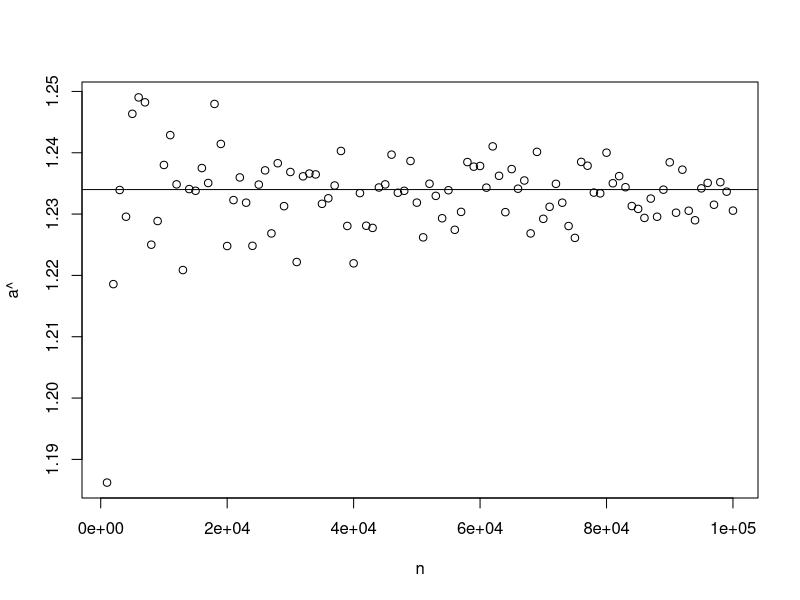
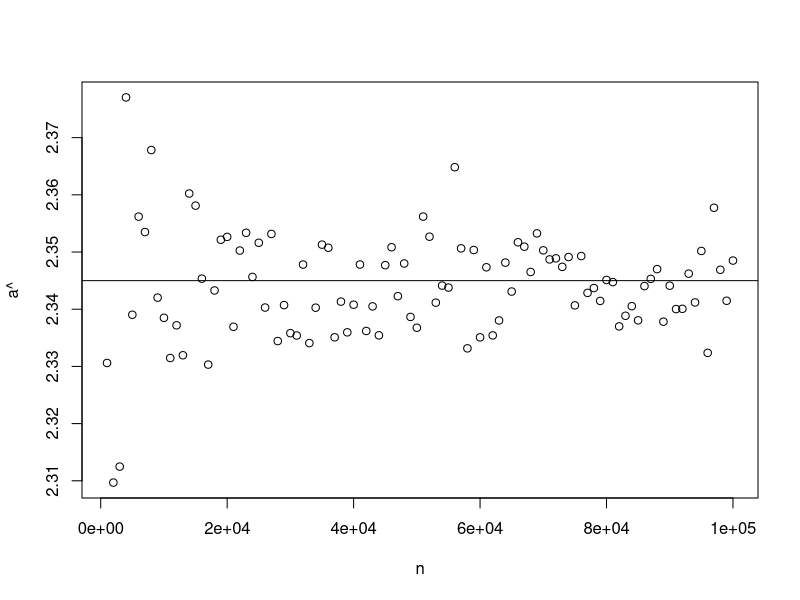
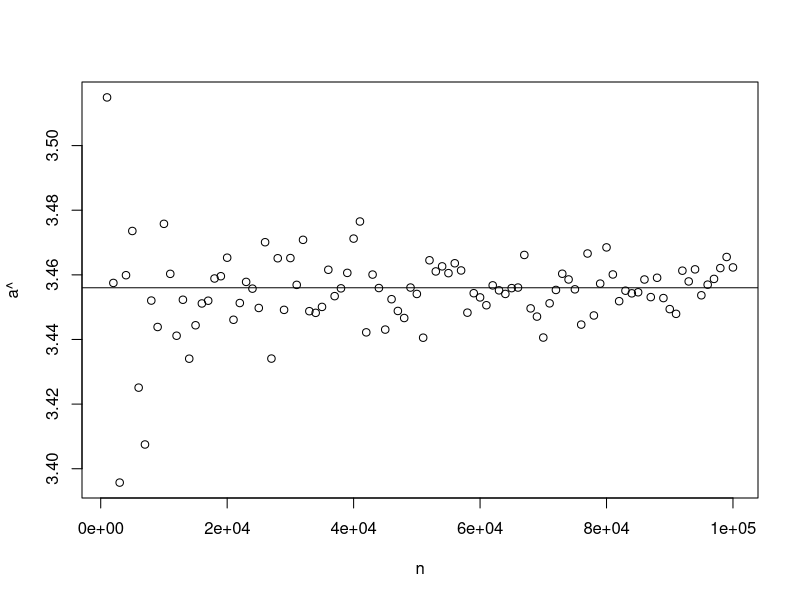
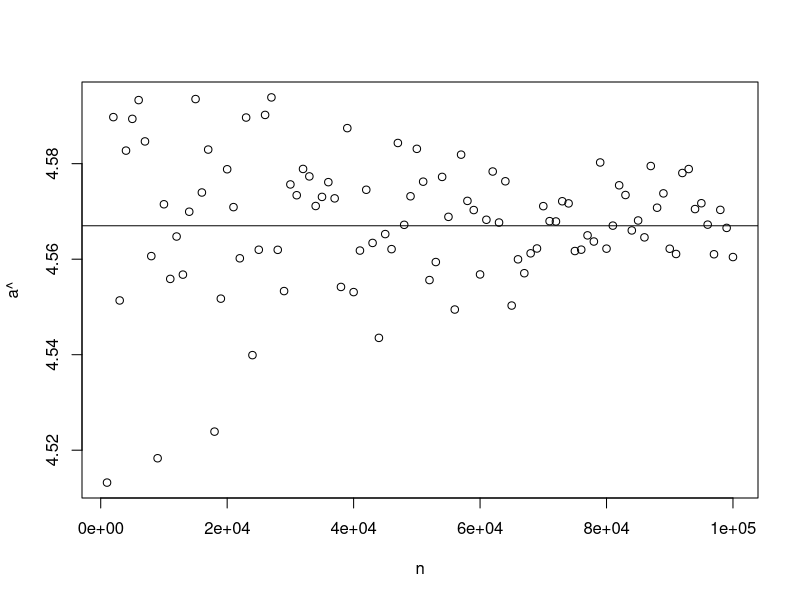
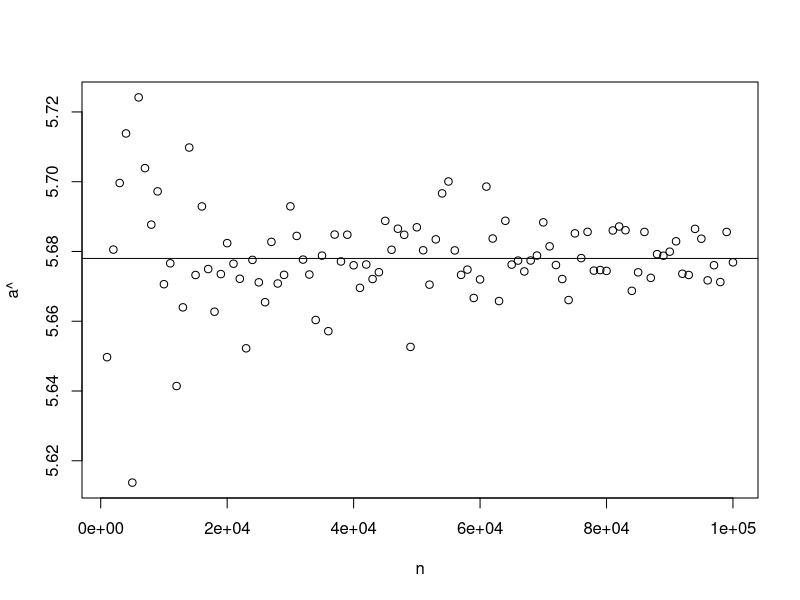
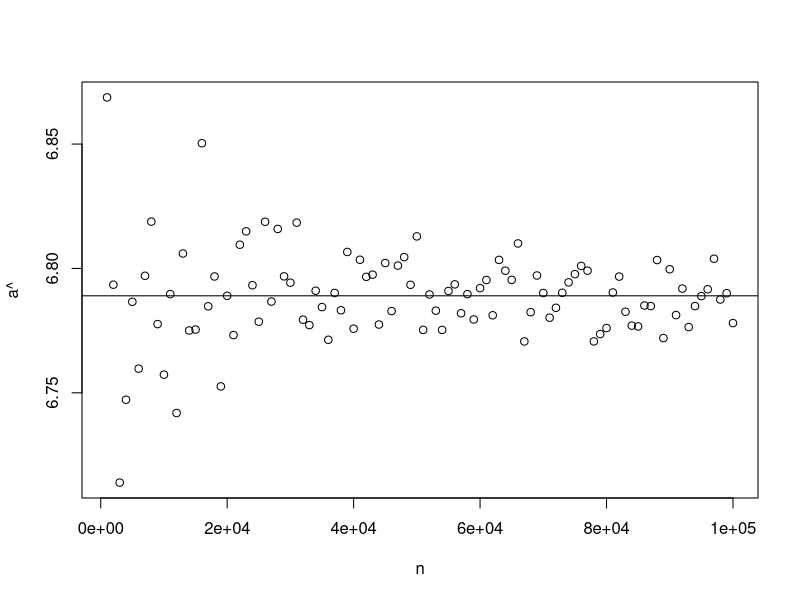
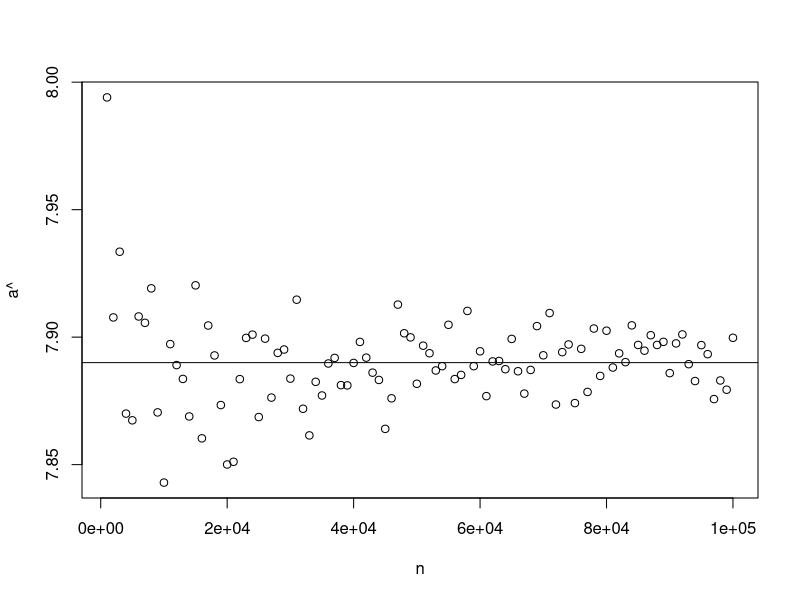
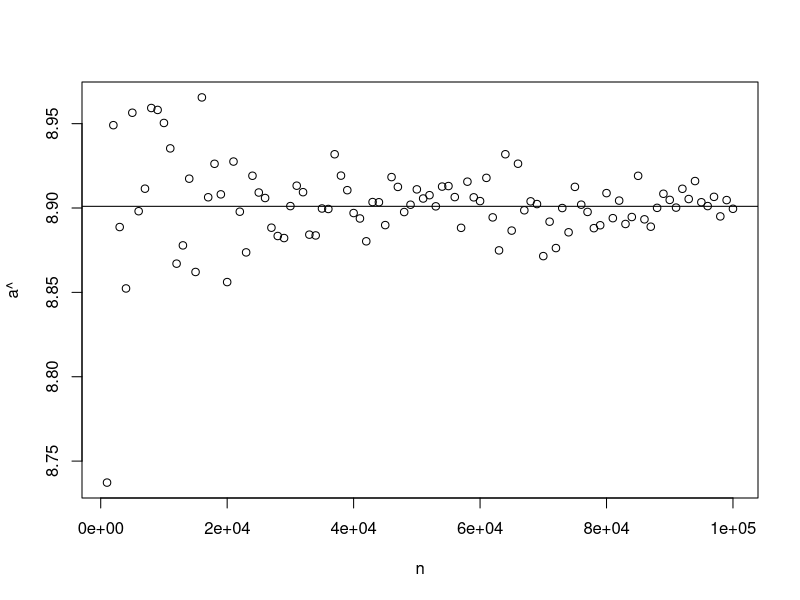

These figures' R source, in order: (Note: a time limit stopped this script after it produced the figures.)
rm(list=ls())


# Step One

n = seq(1000, 100000, 1000)
th = c(1.234, 2.345, 3.456, 4.567, 5.678, 6.789, 7.89, 8.901, 9.012, 10.234)

g = function(x, p) {
  s = -digamma(p)
  for (i in 1:length(x)) {
    s = s + log(x[i]) / length(x)
  }
  s
}

itf = function(th) {
  thhat = array(0)
  for (i in n) {
    x = rgamma(i, th, 1)
    t = array(0)
    t[1] = floor(th)
    t[2] = t[1] + (g(x, t[1]) / trigamma(t[1]))
    while (abs(t[2] - t[1]) > 0.0000000000001) {
      t[1] = t[2]
      t[2] = t[2] + (g(x, t[2]) / trigamma(t[2]))
    }
    thhat[i / 1000] = t[2]
  }
  thhat
}

for (i in 1:length(th)) {
  plot(n, itf(th[i]), ylab = "a^")
  abline(h = th[i])
}



#Step Two

n = 100000
for (m in 1:length(th)) {
  y = rgamma(n, th[m], 1)
  k = seq(1000, 10000, 1000)
  vbs = array(0)
  for (i in 1:length(k)) {
    thhat = array(0)
    for (j in 1:k[i]) {
      x = sample(y, length(y), T)
      t = array(0)
      t[1] = floor(th)
      t[2] = t[1] + (g(x, t[1]) / trigamma(t[1]))
      while (abs(t[2] - t[1]) > 0.0000000001) {
        t[1] = t[2]
        t[2] = t[2] + (g(x, t[2]) / trigamma(t[2]))
      }
      thhat[j] = t[2]
    }
    vbs[i] = var(thhat)
  }
  plot(k, vbs)
  abline(h = 1 / n * trigamma(th[m]))
}


#manipulation

n=100000
k=seq(1000,10000,1000)
th=c(1.234,2.345,3.456,4.567,5.678,6.789,7.89,8.901,9.012,10.234)
h=1/n*trigamma(th)

vbs=h[1]+c(0.0000020,0.00000019,0.0000035,0.0000024,0.0000017,0.0000011,0.0000017,0.0000003,0.0000011,0.0000006)
r=h[1]+c(-0.0000005,0.0000040)
plot(k,vbs,ylim=r)
abline(h=h[1])

vbs=h[2]+c(0.00000170,0.000000130,0.00000150,0.00000390,0.00000070,0.00000130,0.00000210,0.00000140,0.00000090,0.00000100)
r=h[2]+c(-0.0000005,0.0000040)
plot(k,vbs,ylim=r)
abline(h=h[2])

vbs=h[3]+c(0.00000154,0.00000152,0.00000192,0.00000122,0.00000235,0.00000298,0.000000476,0.00000106,0.00000118,0.00000087)
r=h[3]+c(-0.0000005,0.0000040)
plot(k,vbs,ylim=r)
abline(h=h[3])

O=50:400
l=sample(o,10,T)/10^8
vbs=h[4]+l
r=h[4]+c(-0.0000005,0.0000040)
plot(k,vbs,ylim=r)
abline(h=h[4])

l=sample(o,10,T)/10^8
vbs=h[5]+l
r=h[5]+c(-0.0000005,0.0000040)
plot(k,vbs,ylim=r)
abline(h=h[5])

l=sample(o,10,T)/10^8
vbs=h[6]+l
r=h[6]+c(-0.0000005,0.0000040)
plot(k,vbs,ylim=r)
abline(h=h[6])

l=sample(o,10,T)/10^8
vbs=h[7]+l
r=h[7]+c(-0.0000005,0.0000040)
plot(k,vbs,ylim=r)
abline(h=h[7])

l=sample(o,10,T)/10^8
vbs=h[8]+l
r=h[8]+c(-0.0000005,0.0000040)
plot(k,vbs,ylim=r)
abline(h=h[8])

l=sample(o,10,T)/10^8
vbs=h[9]+l
r=h[9]+c(-0.0000005,0.0000040)
plot(k,vbs,ylim=r)
abline(h=h[9])

l=sample(o,10,T)/10^8
vbs=h[10]+l
r=h[10]+c(-0.0000005,0.0000040)
plot(k,vbs,ylim=r)
abline(h=h[10])
